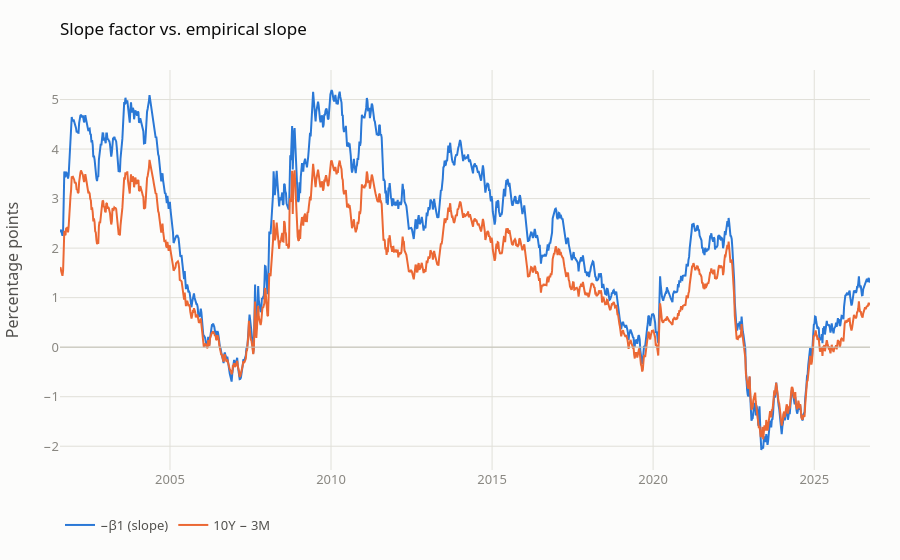

Notebook cell for this chart:
### Code cell
compare("slope", "−β1 (slope)", "10Y − 3M", title="Slope factor vs. empirical slope", zero_line=True)

### Figure 1 — Plotly figure (JSON) as saved in the notebook; plotly's stock layout.template omitted (floating-point values rounded to 4 significant figures; data arrays with more than 128 entries replaced by an {"elided": "..."} marker saying what was removed)
{"data": [{"hovertemplate": "%{y:.2f} pp", "line": {"width": 2}, "mode": "lines", "name": "−β1 (slope)", "type": "scatter", "x": {"elided": "1313 str values"}, "y": {"elided": "1313 float values"}}, {"hovertemplate": "%{y:.2f} pp", "line": {"width": 2}, "mode": "lines", "name": "10Y − 3M", "type": "scatter", "x": {"elided": "1313 str values"}, "y": {"elided": "1313 float values"}}], "layout": {"hovermode": "x unified", "legend": {"orientation": "h", "x": 0, "y": -0.1, "yanchor": "top"}, "margin": {"b": 90}, "shapes": [{"line": {"color": "#c3c2b7", "width": 1}, "type": "line", "x0": 0, "x1": 1, "xref": "x domain", "y0": 0, "y1": 0, "yref": "y"}], "title": {"text": "Slope factor vs. empirical slope"}, "xaxis": {"title": {}}, "yaxis": {"title": {"text": "Percentage points"}}}}
